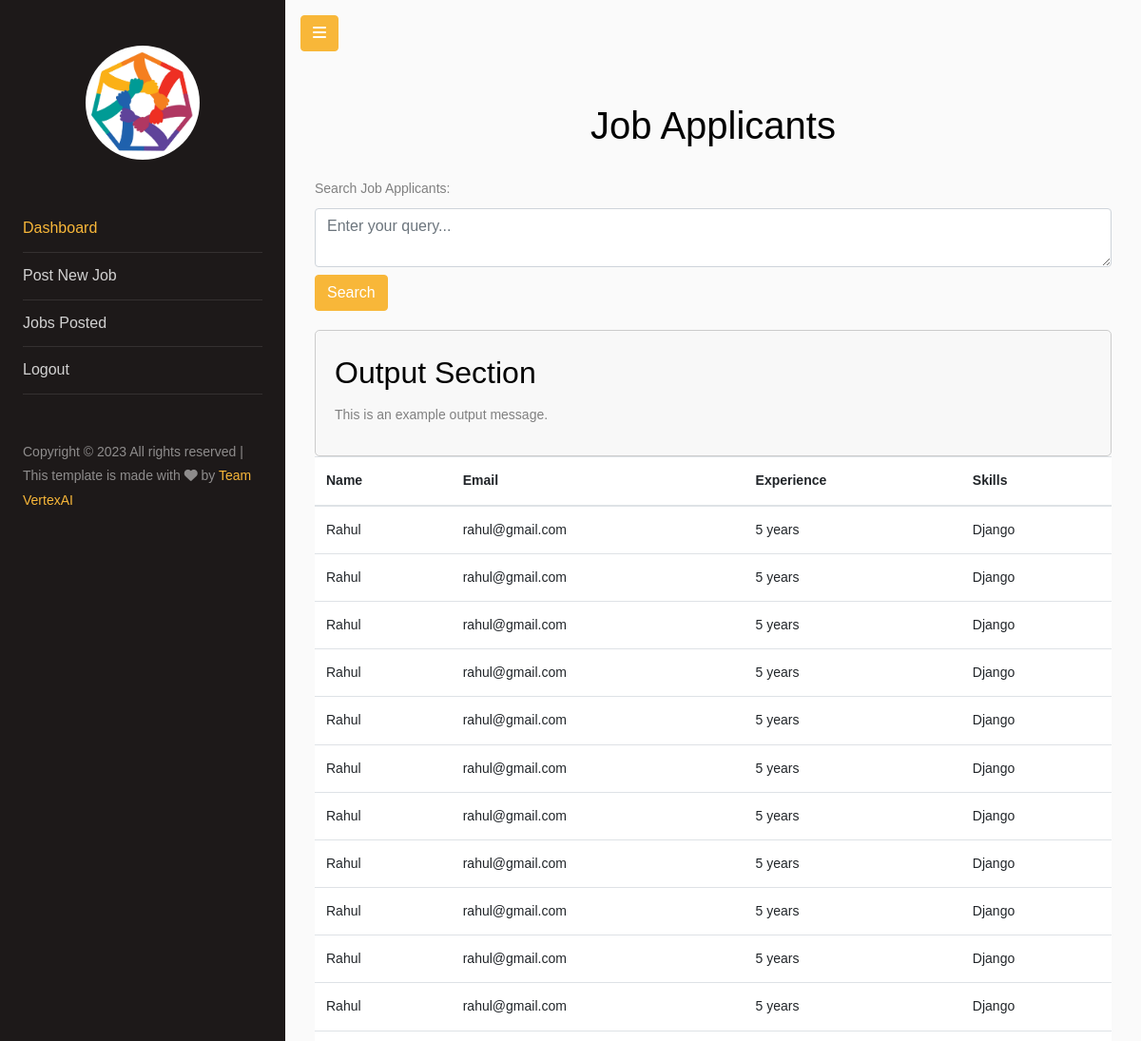
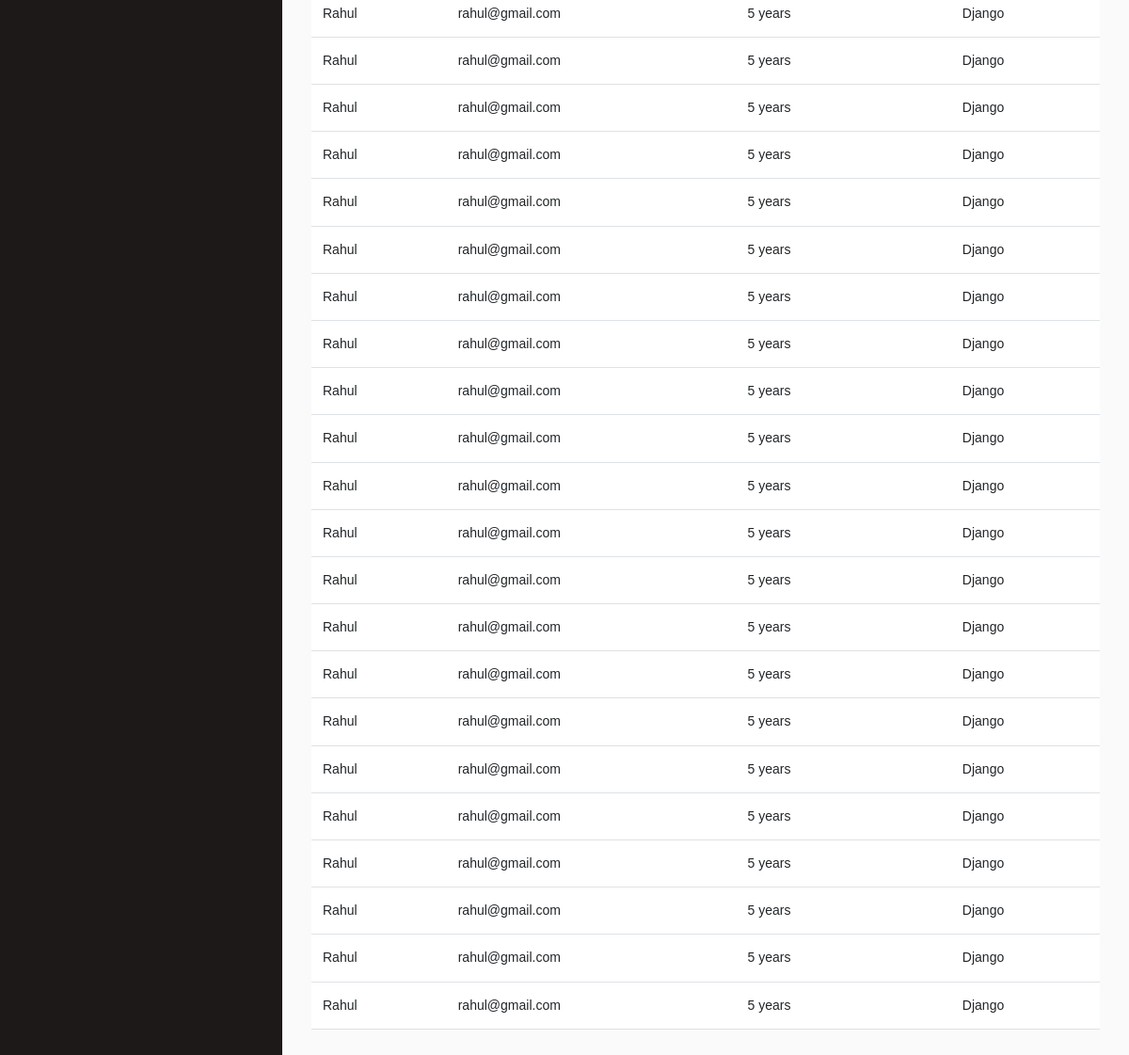
The page /job_insights/1 (signed in) on the database its author committed (2 pictures, top to bottom).
### account/models.py (models this page shows, shortened)
class JobApplication(models.Model):
    job = models.ForeignKey(JobPost, on_delete=models.CASCADE)
    applicant = models.ForeignKey(CustomUser, on_delete=models.CASCADE)
    resume = models.FileField(upload_to="resumes")
    application_status = models.CharField(
        max_length=250,
        null=True,
        choices=(
            ("Applied", "Applied"),
            ("Rejected", "Rejected"),
            ("Interview Stage", "Interview Stage"),
            ("Job Offered", "Job Offered"),
        ),
        default="Applied",
    )
    communication_log = models.CharField(max_length=250, null=True)
    hiring_decision = models.CharField(
        max_length=250,
        null=True,
        choices=(("Hired", "Hired"), ("Rejected", "Rejected"), ("Pending", "Pending")),
        default="Pending"
    )
    application_date = models.DateField(auto_now_add=True)
    employee_info = models.OneToOneField(Employee_Info , on_delete=models.CASCADE)
    def __str__(self):
        return "{}_{}".format(self.job.job_title , self.applicant.email)

class CustomUser(AbstractUser):
    username = models.CharField(max_length=250, null=False)
    email = models.EmailField(max_length=250, unique=True)
    USERNAME_FIELD = "email"
    REQUIRED_FIELDS = ["username"]
    objects = CustomUserManager()
    user_type = models.IntegerField(choices=user_type_data, default=1)

class Employee_Info(models.Model):
    candidate_info = models.TextField(max_length=1000)
    skills = models.TextField(max_length=1000)
    experience = models.TextField(max_length=1000)

### account/views.py (the view)
# urls.py: path("job_insights/<int:job_id>", views.job_details , name="job_insights"),
@login_required(login_url='login')
def job_details(request , job_id):
    job = JobPost.objects.get(id=job_id)
    job_applicants = JobApplication.objects.filter(job = job).select_related('job' , 'applicant').all()
    print(job_applicants)
    mydict = {
        'Name' : [],
        'Email' : [],
        "Skills" : [],
        "Experience" : [],
        "Applicant Status" : []
    }
    for job_applicant in job_applicants:
        mydict['Name'].append(job_applicant.applicant.username)
        mydict['Email'].append(job_applicant.applicant.email)
        mydict['Skills'].append(job_applicant.employee_info.skills)
        mydict['Experience'].append(job_applicant.employee_info.experience)
        mydict['Experience'].append(job_applicant.employee_info.experience)
    json_string = json.dumps(mydict)
    print(json_string)
    context = {
        'job_applicants' : job_applicants,
        'job_id' : job.id,
    }
    return render(request , "account/job_details.html" , context=context)

### account/templates/account/job_details.html (shortened to what this page needs)
{% extends 'base.html' %}
{% block content %}
<div class="container mt-5">
    <h1 class="text-center mb-4">Job Applicants</h1>
    <div class="search-box">
        <form id="search-form">
            <label for="search-input">Search Job Applicants:</label>
            <textarea type="text" id="search-input" class="form-control mb-2" placeholder="Enter your query..."></textarea>
            <button type="submit" class="btn btn-primary submit-btn">Search</button>
        </form>
    </div>
    <div class="output-section">
        <h2>Output Section</h2>
        <p id="output-message">Output message will appear here</p>
    </div>
    <div class="row">
        <div class="col-md-12">
            <table class="table">
                <thead>
                    <tr>
                        <th>Name</th>
                        <th>Email</th>
                        <th>Experience</th>
                        <th>Skills</th>
                    </tr>
                </thead>
                <tbody>
                    {% for job_applicant in job_applicants %}
                    <tr>
                        <td>{{ job_applicant.applicant.username }}</td>
                        <td>{{ job_applicant.applicant.email }}</td>
                        <td>{{ job_applicant.employee_info.experience }}</td>
                        <td>{{ job_applicant.employee_info.skills }}</td>
                    </tr>
                    {% endfor %}
                </tbody>
            </table>
        </div>
    </div>
</div>
{% endblock content %}

### account/templates/account/job_details.html (style rules this page uses)
.search-box { margin-bottom: 20px; }
.output-section { display: none; padding: 20px; border: 1px solid #ccc; border-radius: 5px; background-color: #f8f8f8; }
.output-section p { margin-bottom: 10px; }

### rows shown on the page
JobApplication: applicant.username "Rahul", applicant.email "rahul@gmail.com", employee_info.experience "5 years", employee_info.skills "Django"
JobApplication: applicant.username "Rahul", applicant.email "rahul@gmail.com", employee_info.experience "5 years", employee_info.skills "Django"
JobApplication: applicant.username "Rahul", applicant.email "rahul@gmail.com", employee_info.experience "5 years", employee_info.skills "Django"
JobApplication: applicant.username "Rahul", applicant.email "rahul@gmail.com", employee_info.experience "5 years", employee_info.skills "Django"
JobApplication: applicant.username "Rahul", applicant.email "rahul@gmail.com", employee_info.experience "5 years", employee_info.skills "Django"
JobApplication: applicant.username "Rahul", applicant.email "rahul@gmail.com", employee_info.experience "5 years", employee_info.skills "Django"
JobApplication: applicant.username "Rahul", applicant.email "rahul@gmail.com", employee_info.experience "5 years", employee_info.skills "Django"
JobApplication: applicant.username "Rahul", applicant.email "rahul@gmail.com", employee_info.experience "5 years", employee_info.skills "Django"
JobApplication: applicant.username "Rahul", applicant.email "rahul@gmail.com", employee_info.experience "5 years", employee_info.skills "Django"
JobApplication: applicant.username "Rahul", applicant.email "rahul@gmail.com", employee_info.experience "5 years", employee_info.skills "Django"
JobApplication: applicant.username "Rahul", applicant.email "rahul@gmail.com", employee_info.experience "5 years", employee_info.skills "Django"
JobApplication: applicant.username "Rahul", applicant.email "rahul@gmail.com", employee_info.experience "5 years", employee_info.skills "Django"
JobApplication: applicant.username "Rahul", applicant.email "rahul@gmail.com", employee_info.experience "5 years", employee_info.skills "Django"
JobApplication: applicant.username "Rahul", applicant.email "rahul@gmail.com", employee_info.experience "5 years", employee_info.skills "Django"
JobApplication: applicant.username "Rahul", applicant.email "rahul@gmail.com", employee_info.experience "5 years", employee_info.skills "Django"
JobApplication: applicant.username "Rahul", applicant.email "rahul@gmail.com", employee_info.experience "5 years", employee_info.skills "Django"
JobApplication: applicant.username "Rahul", applicant.email "rahul@gmail.com", employee_info.experience "5 years", employee_info.skills "Django"
JobApplication: applicant.username "Rahul", applicant.email "rahul@gmail.com", employee_info.experience "5 years", employee_info.skills "Django"
JobApplication: applicant.username "Rahul", applicant.email "rahul@gmail.com", employee_info.experience "5 years", employee_info.skills "Django"
JobApplication: applicant.username "Rahul", applicant.email "rahul@gmail.com", employee_info.experience "5 years", employee_info.skills "Django"
JobApplication: applicant.username "Rahul", applicant.email "rahul@gmail.com", employee_info.experience "5 years", employee_info.skills "Django"
JobApplication: applicant.username "Rahul", applicant.email "rahul@gmail.com", employee_info.experience "5 years", employee_info.skills "Django"
JobApplication: applicant.username "Rahul", applicant.email "rahul@gmail.com", employee_info.experience "5 years", employee_info.skills "Django"
JobApplication: applicant.username "Rahul", applicant.email "rahul@gmail.com", employee_info.experience "5 years", employee_info.skills "Django"
JobApplication: applicant.username "Rahul", applicant.email "rahul@gmail.com", employee_info.experience "5 years", employee_info.skills "Django"
JobApplication: applicant.username "Rahul", applicant.email "rahul@gmail.com", employee_info.experience "5 years", employee_info.skills "Django"
JobApplication: applicant.username "Rahul", applicant.email "rahul@gmail.com", employee_info.experience "5 years", employee_info.skills "Django"
JobApplication: applicant.username "Rahul", applicant.email "rahul@gmail.com", employee_info.experience "5 years", employee_info.skills "Django"
JobApplication: applicant.username "Rahul", applicant.email "rahul@gmail.com", employee_info.experience "5 years", employee_info.skills "Django"
JobApplication: applicant.username "Rahul", applicant.email "rahul@gmail.com", employee_info.experience "5 years", employee_info.skills "Django"
JobApplication: applicant.username "Rahul", applicant.email "rahul@gmail.com", employee_info.experience "5 years", employee_info.skills "Django"
JobApplication: applicant.username "Rahul", applicant.email "rahul@gmail.com", employee_info.experience "5 years", employee_info.skills "Django"
JobApplication: applicant.username "Rahul", applicant.email "rahul@gmail.com", employee_info.experience "5 years", employee_info.skills "Django"
